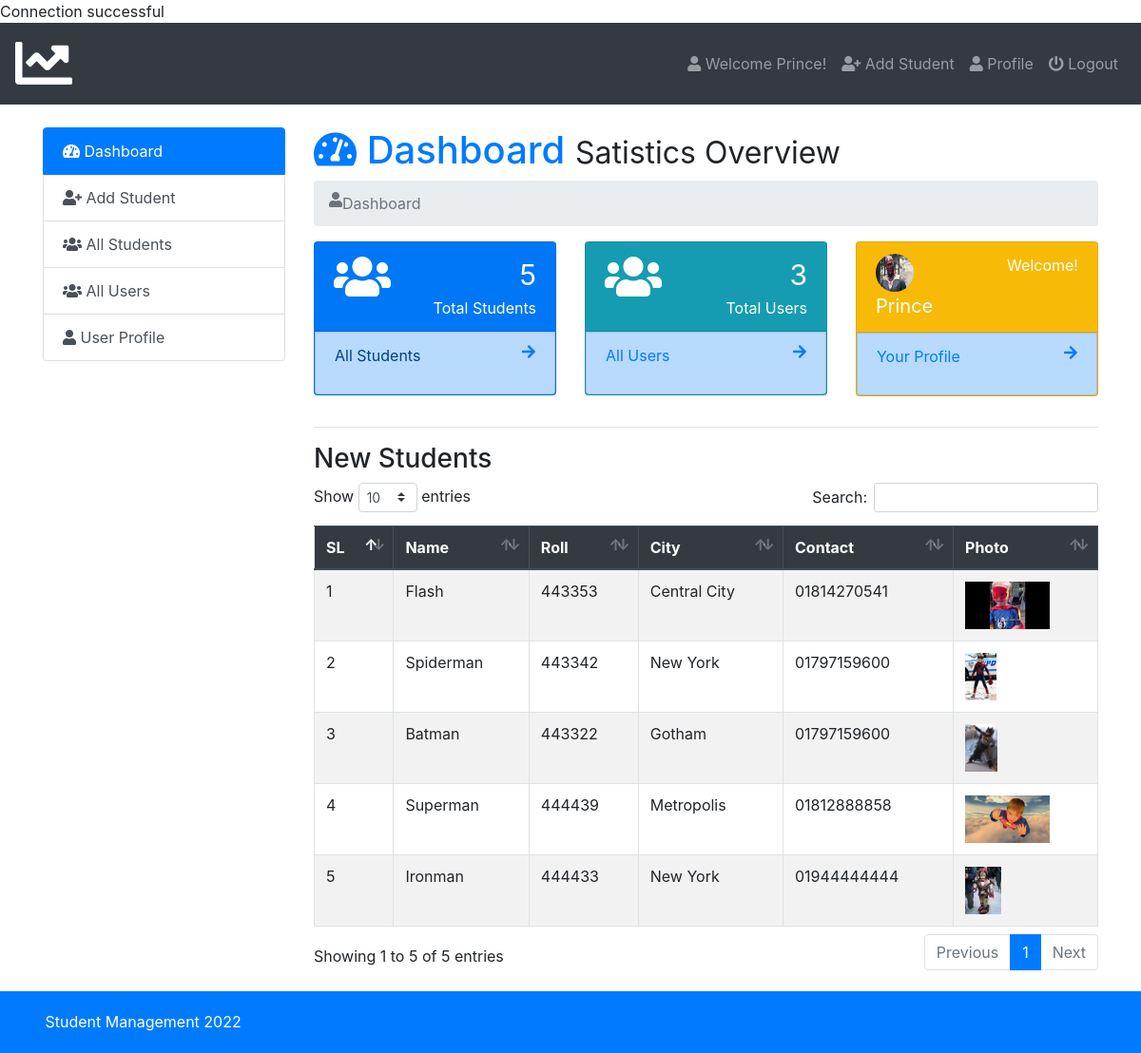
The app's page /admin/index.php (signed in) with its own data.
### tables this page shows
CREATE TABLE `users` (
  `id` int(5) NOT NULL,
  `name` varchar(50) NOT NULL,
  `email` varchar(50) NOT NULL,
  `username` varchar(50) NOT NULL,
  `password` varchar(100) NOT NULL,
  `photo` varchar(50) NOT NULL,
  `status` varchar(12) NOT NULL,
  `datetime` timestamp NOT NULL DEFAULT current_timestamp()
);

CREATE TABLE `student_info` (
  `id` int(5) NOT NULL,
  `name` varchar(20) NOT NULL,
  `roll` int(6) NOT NULL,
  `class` varchar(3) NOT NULL,
  `city` varchar(15) NOT NULL,
  `pcontact` varchar(11) NOT NULL,
  `photo` varchar(50) NOT NULL,
  `datetime` timestamp NOT NULL DEFAULT current_timestamp()
);

### admin/dashboard.php (the view, shortened to what this page needs)
<h1><a href="index.php"><i class="fas fa-tachometer-alt"></i>  Dashboard</a> <small>Satistics Overview</small></h1>
<nav aria-label="breadcrumb">
  <ol class="breadcrumb">
     <li class="breadcrumb-item active" aria-current="page"><i class="fas fa-user"></i> Dashboard</li>
  </ol>
</nav>
<div class="row student">
  <div class="col-sm-4">
     <div class="card text-white bg-primary mb-3">
      <div class="card-header">
        <div class="row">
          <div class="col-sm-4">
            <i class="fa fa-users fa-3x"></i>
          </div>
          <div class="col-sm-8">
            <div class="float-sm-right">&nbsp;<span style="font-size: 30px"><?php $stu=mysqli_query($db_con,'SELECT * FROM `student_info`'); $stu= mysqli_num_rows($stu); echo $stu; ?></span></div>
            <div class="clearfix"></div>
            <div class="float-sm-right">Total Students</div>
          </div>
        </div>
      </div>
      <div class="list-group-item-primary list-group-item list-group-item-action">
        <div class="row">
          <div class="col-sm-8">
            <p class="">All Students</p>
          </div>
          <div class="col-sm-4">
            <a href="all-student.php"><i class="fa fa-arrow-right float-sm-right"></i></a>
          </div>
        </div>
      </div>
    </div>
  </div>
  <div class="col-sm-4">
     <div class="card text-white bg-info mb-3">
      <div class="card-header">
        <div class="row">
          <div class="col-sm-4">
            <i class="fa fa-users fa-3x"></i>
          </div>
          <div class="col-sm-8">
            <div class="float-sm-right">&nbsp;<span style="font-size: 30px"><?php $tusers=mysqli_query($db_con,'SELECT * FROM `users`'); $tusers= mysqli_num_rows($tusers); echo $tusers; ?></span></div>
            <div class="clearfix"></div>
            <div class="float-sm-right">Total Users</div>
          </div>
        </div>
      </div>
      <div class="list-group-item-primary list-group-item list-group-item-action">
         <a href="index.php?page=all-users">
        <div class="row">
          <div class="col-sm-8">
            <p class="">All Users</p>
          </div>
          <div class="col-sm-4">
           <i class="fa fa-arrow-right float-sm-right"></i>
          </div>
        </div>
        </a>
      </div>
    </div>
  </div>
  <div class="col-sm-4">
     <div class="card text-white bg-warning mb-3">
      <div class="card-header">
        <div class="row">
          <?php $usernameshow = $_SESSION['user_login']; $userspro = mysqli_query($db_con,"SELECT * FROM `users` WHERE `username`='$usernameshow';"); $userrow=mysqli_fetch_array($userspro); ?>
          <div class="col-sm-6">
            <img class="showimg" src="images/<?php echo $userrow['photo']; ?>">
            <div style="font-size: 20px"><?php echo ucwords($userrow['name']); ?></div>
          </div>
          <div class="col-sm-6">
            <div class="float-sm-right">Welcome!</div>
          </div>
        </div>
      </div>
      <div class="list-group-item-primary list-group-item list-group-item-action">
        <a href="index.php?page=user-profile">
        <div class="row">
          <div class="col-sm-8">
            <p class="">Your Profile</p>
          </div>
          <div class="col-sm-4">
            <i class="fa fa-arrow-right float-sm-right"></i>
          </div>
        </div>
        </a>
      </div>
    </div>
  </div>
</div>
<hr>
<h3>New Students</h3>
<table class="table  table-striped table-hover table-bordered" id="data">
  <thead class="thead-dark">
    <tr>
      <th scope="col">SL</th>
      <th scope="col">Name</th>
      <th scope="col">Roll</th>
      <th scope="col">City</th>
      <th scope="col">Contact</th>
      <th scope="col">Photo</th>
    </tr>
  </thead>
  <tbody>
    <?php
      $query=mysqli_query($db_con,'SELECT * FROM `student_info` ORDER BY `student_info`.`datetime` DESC;');
      $i=1;
      while ($result = mysqli_fetch_array($query)) { ?>
      <tr>
        <?php
        echo '<td>'.$i.'</td>
          <td>'.ucwords($result['name']).'</td>
          <td>'.$result['roll'].'</td>
          <td>'.ucwords($result['city']).'</td>
          <td>'.$result['pcontact'].'</td>
          <td><img src="images/'.$result['photo'].'" height="50px"></td>';?>
      </tr>
     <?php $i++;} ?>
  </tbody>
</table>

### admin/index.php (shortened to what this page needs)
<?php require_once 'db_con.php';
?>
<!doctype html>
<html lang="en">
  <head>
    <link rel="stylesheet" href="css/bootstrap.min.css">
    <link rel="stylesheet" href="css/dataTables.bootstrap4.min.css">
    <link rel="stylesheet" href="css/fontawesome.min.css">
    <link rel="stylesheet" href="css/solid.min.css">
    <link rel="stylesheet" href="https://cdnjs.cloudflare.com/ajax/libs/animate.css/4.0.0/animate.min.css"/>
    <link rel="stylesheet" type="text/css" href="css/style.css">
  </head>
  <body>
<nav class="navbar navbar-expand-lg navbar-dark bg-dark">
  <a class="navbar-brand" href="index.php"><i class="fas fa-chart-line fa-3x"></i></a>
  <div class="navbar-collapse collapse justify-content-end" id="navbarSupportedContent">
    <?php $showuser = $_SESSION['user_login']; $haha = mysqli_query($db_con,"SELECT * FROM `users` WHERE `username`='$showuser';"); $showrow=mysqli_fetch_array($haha); ?>
    <ul class="nav navbar-nav ">
      <li class="nav-item"><a class="nav-link" href="index.php?page=user-profile"><i class="fa fa-user"></i> Welcome <?php echo $showrow['name']; ?>!</a></li>
      <li class="nav-item"><a class="nav-link" href="index.php?page=add-student"><i class="fa fa-user-plus"></i> Add Student</a></li>
      <li class="nav-item"><a class="nav-link" href="index.php?page=user-profile"><i class="fa fa-user"></i> Profile</a></li>
      <li class="nav-item"><a class="nav-link" href="logout.php"><i class="fa fa-power-off"></i> Logout</a></li>
    </ul>
  </div>
</nav>
<br>
    <div class="container">
        <div class="row">
          <div class="col-md-3">
            <div class="list-group">
              <a href="index.php?page=dashboard" class="list-group-item list-group-item-action active">
               <i class="fas fa-tachometer-alt"></i> Dashboard
              </a>
              <a href="index.php?page=add-student" class="list-group-item list-group-item-action"><i class="fa fa-user-plus"></i> Add Student</a>
              <a href="index.php?page=all-student" class="list-group-item list-group-item-action"><i class="fa fa-users"></i> All Students</a>
              <a href="index.php?page=all-users" class="list-group-item list-group-item-action"><i class="fa fa-users"></i> All Users</a>
              <a href="index.php?page=user-profile" class="list-group-item list-group-item-action"><i class="fa fa-user"></i> User Profile</a>
            </div>
          </div>
          <div class="col-md-9">
             <div class="content">
                 <?php
                   if (isset($_GET['page'])) {
                    $page = $_GET['page'].'.php';
                    }else{
                      $page = 'dashboard.php';
                    }
                    if (file_exists($page)) {
                      require_once $page;
                    }else{
                      require_once '404.php';
                    }
                  ?>
             </div>
        </div>
        </div>
    </div>
    <footer>
      <div class="container">
      <p>Student Management <?php echo date('Y') ?></p>
      </div>
    </footer>
  </body>
</html>

### admin/css/style.css (style rules this page uses)
footer { background: #007BFF; color:#fff; padding: 20px 0px 5px 5px; margin-top: 20px; }
img.showimg { border-radius: 50%; height: 40px; width: 40px; }

### records on screen
users: name "Prince", photo (picture)
student_info: name "Flash", roll "443353", city "Central City", pcontact "01814270541", photo (picture)
student_info: name "Spiderman", roll "443342", city "New York", pcontact "01797159600", photo (picture)
student_info: name "Batman", roll "443322", city "Gotham", pcontact "01797159600", photo (picture)
student_info: name "Superman", roll "444439", city "Metropolis", pcontact "01812888858", photo (picture)
student_info: name "Ironman", roll "444433", city "New York", pcontact "01944444444", photo (picture)

### other values on screen
$stu "5"
$tusers "3"
